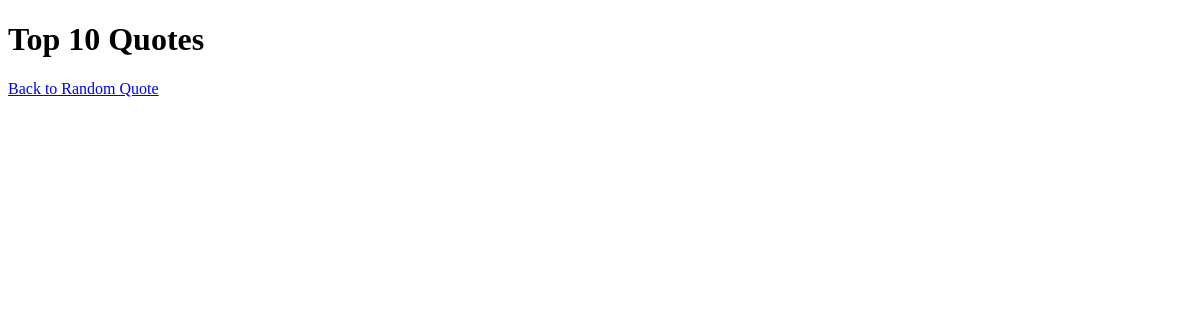
The app's page /top/, older data.
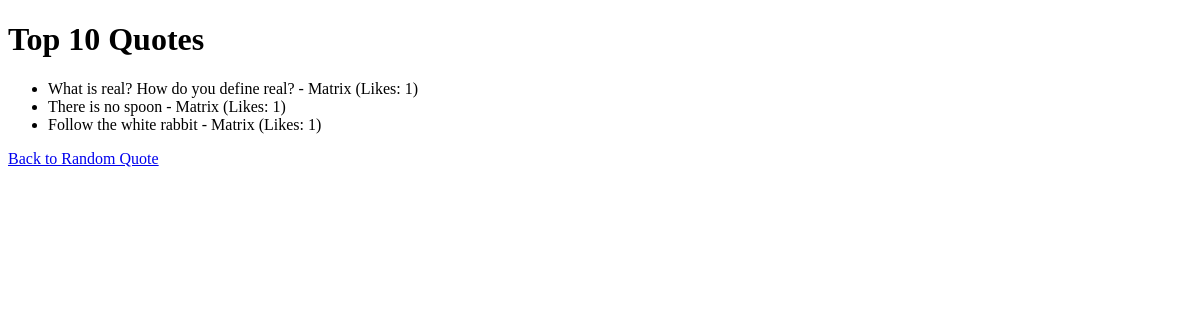
The same page, newer data.
### quotes/models.py (models this page shows, shortened)
class Quote(models.Model):
    text = models.TextField(unique=True)  # made unique to prevent duplicates
    source = models.ForeignKey(Source, on_delete=models.CASCADE)
    weight = models.PositiveIntegerField(validators=[MinValueValidator(1)])
    likes = models.PositiveIntegerField(default=0)
    dislikes = models.PositiveIntegerField(default=0)

class Source(models.Model):
    name = models.CharField(max_length=255)

### quotes/views.py (the view)
# urls.py: path('top/', views.top_quotes, name='top_quotes'),
def top_quotes(request):
    top_quotes = Quote.objects.order_by('-likes')[:10]
    context = {"top_quotes": top_quotes}
    return render(request, 'quotes/top_quotes.html', context)

### quotes/templates/quotes/top_quotes.html (shortened to what this page needs)
<!DOCTYPE html>
<html>
<head>
</head>
<body>
    <h1>Top 10 Quotes</h1>
    <ul>
        {% for quote in top_quotes %}
            <li>{{ quote.text }} - {{ quote.source.name }} (Likes: {{ quote.likes }})</li>
        {% endfor %}
    </ul>
    <a href="{% url 'random_quote' %}">Back to Random Quote</a>
</body>
</html>

Row changes from the older to the newer data that the page shows:
added Quote: text "What is real? How do you define real?", source.name "Matrix", likes "1"
added Quote: text "There is no spoon", source.name "Matrix", likes "1"
added Quote: text "Follow the white rabbit", source.name "Matrix", likes "1"
